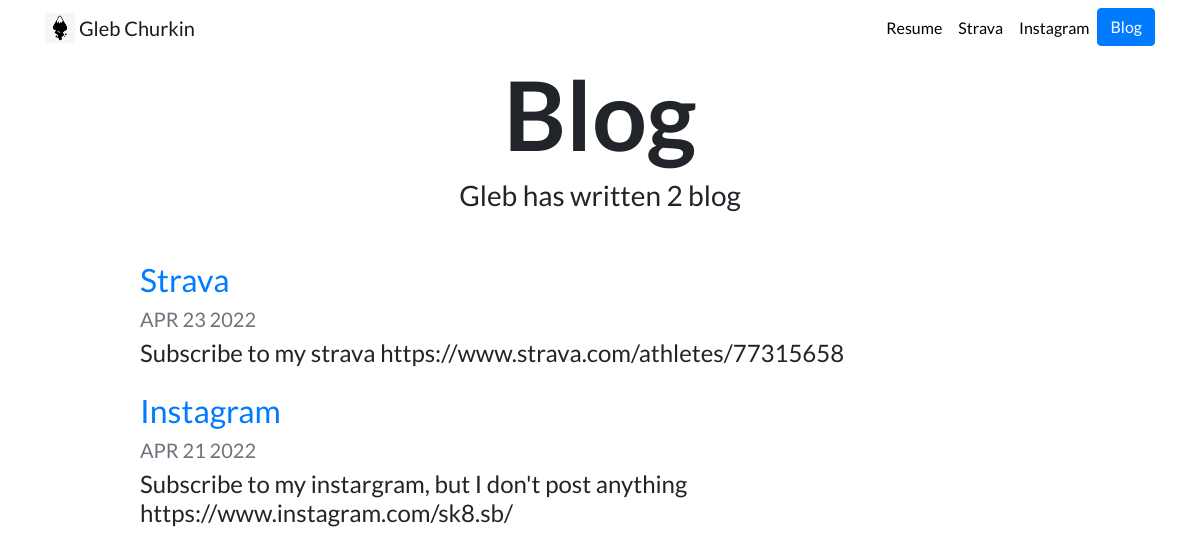
Screenshot of /blog/ with the database file from the repository.
### blog/models.py (models this page shows, shortened)
class Blog(models.Model):
    title = models.CharField(max_length=200)
    description = models.TextField()
    date = models.DateField()

### blog/views.py (the view)
# urls.py: path('', views.all_blogs, name='all_blogs'),
def all_blogs(request):
    blogs = Blog.objects.order_by('-date')
    return render(request, 'blog/all_blogs.html', {'blogs':blogs})

### blog/templates/blog/all_blogs.html
{% extends "portfolio/base.html" %}
{% load static %}
{% block content %}
<h1 id="blogtitle" class="font-weight-bold text-center">Blog</h1>
<h3 class="text-center mb-5">Gleb has written {{ blogs.count }} blog {{ blog.count|pluralize }}</h3>
{% for blog in blogs %}
<div class="row justify-content-center my-3">
  <div class="col-md-10">
    <a href="{% url 'blog:detail' blog.id %}">
      <h2>{{ blog.title }}</h2>
    </a>
    <h5 class="text-muted">{{ blog.date|date:'M d Y'|upper }}</h5>
    <h4>{{ blog.description|striptags|truncatechars:100 }}</h4>
  </div>
</div>
{% endfor %}
{% endblock %}

### portfolio/static/portfolio/custom.css (style rules this page uses)
body { font-family: 'Lato', sans-serif; }
#blogtitle { font-size: 6rem; }

### rows the page displays
Blog: title "Strava", date "APR 23 2022", description "Subscribe to my strava https://www.strava.com/athletes/77315658"
Blog: title "Instagram", date "APR 21 2022", description "Subscribe to my instargram, but I don't post anything https://www.instagram.com/sk8.sb/"

### other values shown
{{ blogs.count }} "2"
